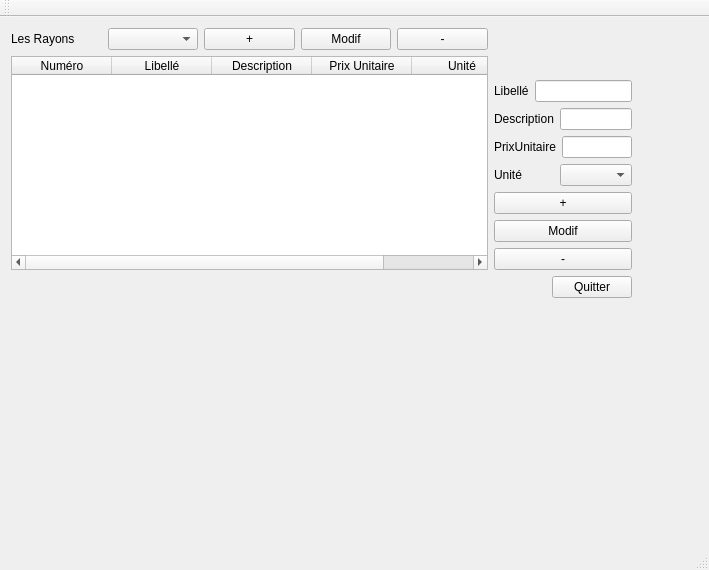
<?xml version="1.0" encoding="UTF-8"?>
<ui version="4.0">
 <class>MainWindow</class>
 <widget class="QMainWindow" name="MainWindow">
  <property name="geometry">
   <rect>
    <x>0</x>
    <y>0</y>
    <width>709</width>
    <height>570</height>
   </rect>
  </property>
  <property name="windowTitle">
   <string>MainWindow</string>
  </property>
  <widget class="QWidget" name="centralWidget">
   <widget class="QWidget" name="">
    <property name="geometry">
     <rect>
      <x>0</x>
      <y>0</y>
      <width>643</width>
      <height>292</height>
     </rect>
    </property>
    <layout class="QVBoxLayout" name="verticalLayout_5">
     <item>
      <layout class="QHBoxLayout" name="horizontalLayout_7">
       <item>
        <layout class="QVBoxLayout" name="verticalLayout">
         <item>
          <layout class="QHBoxLayout" name="horizontalLayout">
           <item>
            <widget class="QLabel" name="labelRayon">
             <property name="text">
              <string>Les Rayons</string>
             </property>
            </widget>
           </item>
           <item>
            <widget class="QComboBox" name="comboBoxRayon"/>
           </item>
           <item>
            <widget class="QPushButton" name="pushButtonAddRayon">
             <property name="text">
              <string>+</string>
             </property>
            </widget>
           </item>
           <item>
            <widget class="QPushButton" name="pushButtonModifRayon">
             <property name="text">
              <string>Modif</string>
             </property>
            </widget>
           </item>
           <item>
            <widget class="QPushButton" name="pushButtonSuppRayon">
             <property name="text">
              <string>-</string>
             </property>
            </widget>
           </item>
          </layout>
         </item>
         <item>
          <widget class="QTableWidget" name="tableWidgetProduit">
           <property name="sizeAdjustPolicy">
            <enum>QAbstractScrollArea::AdjustToContents</enum>
           </property>
           <property name="selectionMode">
            <enum>QAbstractItemView::NoSelection</enum>
           </property>
           <column>
            <property name="text">
             <string>Numéro</string>
            </property>
           </column>
           <column>
            <property name="text">
             <string>Libellé</string>
            </property>
           </column>
           <column>
            <property name="text">
             <string>Description</string>
            </property>
           </column>
           <column>
            <property name="text">
             <string>Prix Unitaire</string>
            </property>
           </column>
           <column>
            <property name="text">
             <string>Unité</string>
            </property>
           </column>
          </widget>
         </item>
        </layout>
       </item>
       <item>
        <layout class="QVBoxLayout" name="verticalLayout_4">
         <item>
          <spacer name="verticalSpacer">
           <property name="orientation">
            <enum>Qt::Vertical</enum>
           </property>
           <property name="sizeHint" stdset="0">
            <size>
             <width>20</width>
             <height>40</height>
            </size>
           </property>
          </spacer>
         </item>
         <item>
          <layout class="QVBoxLayout" name="verticalLayout_3">
           <item>
            <layout class="QVBoxLayout" name="verticalLayout_2">
             <item>
              <layout class="QHBoxLayout" name="horizontalLayout_2">
               <item>
                <widget class="QLabel" name="labelLibProd">
                 <property name="text">
                  <string>Libellé</string>
                 </property>
                </widget>
               </item>
               <item>
                <widget class="QLineEdit" name="lineEditLib"/>
               </item>
              </layout>
             </item>
             <item>
              <layout class="QHBoxLayout" name="horizontalLayout_3">
               <item>
                <widget class="QLabel" name="labelDescProd">
                 <property name="text">
                  <string>Description</string>
                 </property>
                </widget>
               </item>
               <item>
                <widget class="QLineEdit" name="lineEditDesc"/>
               </item>
              </layout>
             </item>
             <item>
              <layout class="QHBoxLayout" name="horizontalLayout_4">
               <item>
                <widget class="QLabel" name="labelPUProd">
                 <property name="text">
                  <string>PrixUnitaire</string>
                 </property>
                </widget>
               </item>
               <item>
                <widget class="QLineEdit" name="lineEditPU"/>
               </item>
              </layout>
             </item>
            </layout>
           </item>
           <item>
            <layout class="QHBoxLayout" name="horizontalLayout_5">
             <item>
              <widget class="QLabel" name="labelUniteProd">
               <property name="text">
                <string>Unité</string>
               </property>
              </widget>
             </item>
             <item>
              <widget class="QComboBox" name="comboBoxUnite"/>
             </item>
            </layout>
           </item>
          </layout>
         </item>
         <item>
          <widget class="QPushButton" name="pushButton">
           <property name="text">
            <string>+</string>
           </property>
          </widget>
         </item>
         <item>
          <widget class="QPushButton" name="pushButton_2">
           <property name="text">
            <string>Modif</string>
           </property>
          </widget>
         </item>
         <item>
          <widget class="QPushButton" name="pushButton_3">
           <property name="text">
            <string>-</string>
           </property>
          </widget>
         </item>
        </layout>
       </item>
      </layout>
     </item>
     <item>
      <layout class="QHBoxLayout" name="horizontalLayout_6">
       <item>
        <spacer name="horizontalSpacer">
         <property name="orientation">
          <enum>Qt::Horizontal</enum>
         </property>
         <property name="sizeHint" stdset="0">
          <size>
           <width>40</width>
           <height>20</height>
          </size>
         </property>
        </spacer>
       </item>
       <item>
        <widget class="QPushButton" name="pushButtonQuitter">
         <property name="text">
          <string>Quitter</string>
         </property>
        </widget>
       </item>
      </layout>
     </item>
    </layout>
   </widget>
  </widget>
  <widget class="QMenuBar" name="menuBar">
   <property name="geometry">
    <rect>
     <x>0</x>
     <y>0</y>
     <width>709</width>
     <height>25</height>
    </rect>
   </property>
  </widget>
  <widget class="QToolBar" name="mainToolBar">
   <attribute name="toolBarArea">
    <enum>TopToolBarArea</enum>
   </attribute>
   <attribute name="toolBarBreak">
    <bool>false</bool>
   </attribute>
  </widget>
  <widget class="QStatusBar" name="statusBar"/>
 </widget>
 <layoutdefault spacing="6" margin="11"/>
 <tabstops>
  <tabstop>pushButtonSuppRayon</tabstop>
  <tabstop>pushButtonModifRayon</tabstop>
  <tabstop>pushButtonAddRayon</tabstop>
  <tabstop>tableWidgetProduit</tabstop>
  <tabstop>comboBoxRayon</tabstop>
  <tabstop>lineEditLib</tabstop>
  <tabstop>lineEditDesc</tabstop>
  <tabstop>lineEditPU</tabstop>
  <tabstop>pushButtonQuitter</tabstop>
 </tabstops>
 <resources/>
 <connections/>
</ui>
